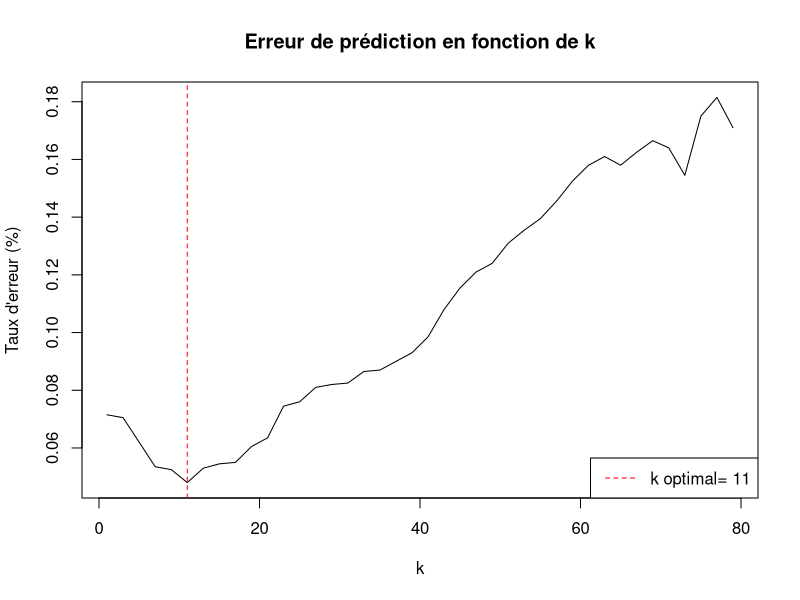

The R source for this figure:
## ---- chunk 1
library(class)
## ---- chunk 2
data(iris)
## ---- chunk 3
str(iris)
## ---- chunk 4
iris <- iris[!iris$Species == "setosa",]

iris$Species <- droplevels(iris$Species)
## ---- chunk 5
dim(iris)
## ---- chunk 6
summary(iris)
## ---- chunk 7
set.seed(75014)
N <- 80
idx1 <- sample(1:50, N/2, replace = F)
idx1 <- sample(1:50, N/2, replace = F) # Tirage aleatoire de 40 indices entre 1 et 50 (classe : versicolor)
idx0 <- sample(51:100, N/2, replace = F) # Tirage aleatoire de 40 indices entre 51 et 100 (classe : virginica)
dataL <- iris[c(idx1,idx0),] # Apprentissage (80 %)
dataV <- iris[-c(idx1,idx0),] # Test (20 %)
## ---- chunk 8
prediction = knn(train = dataL[,-5], test = dataV[,-5],
                 cl = dataL[,5], k = 3)
## ---- chunk 9
mean(prediction != dataV[,5])
## ---- chunk 10
rep <- 100 # Nb de répétitions
error <- rep(NA, rep)

for (i in 1:rep){
  N <- 80
  idx1 <- sample(1:50, N/2, replace = F)
  idx0 <- sample(51:100, N/2, replace = F)
  dataL <- iris[c(idx1,idx0),]
  dataV <- iris[-c(idx1,idx0),]
  
  prediction_100 <- knn(train = dataL[,-5], test = dataV[,-5],
                 cl = dataL[,5], k = 3)
  
  error[i] <- c(mean(prediction_100 != dataV[,5]))
}

mean(error)
## ---- chunk 11
rep <- 100 # Nb de répétitions
kval <- seq(1, 79, by = 2)
error <- matrix(NA, rep, length(kval))

for (i in 1:rep){
  N <- 80
  idx1 <- sample(1:50, N/2, replace = F)
  idx0 <- sample(51:100, N/2, replace = F)
  dataL <- iris[c(idx1,idx0),]
  dataV <- iris[-c(idx1,idx0),]
  for (j in 1:(length(kval)))
  {
    prediction_2 <- knn(train = dataL[,-5], test = dataV[,-5], 
                    cl = dataL[,5], k = kval[j])
    error[i,j] <- mean(dataV[,5] != prediction_2)
  }
}
## ---- chunk 12
plot(kval, apply(error, 2, mean), type="l", main = "Erreur de prédiction en fonction de k",
     xlab = "k", ylab = "Taux d'erreur (%)")
abline(v= kval[which.min(apply(error, 2, mean))], lty = 2, col="red")
legend("bottomright", legend = paste("k optimal=", kval[which.min(apply(error, 2, mean))]), 
       col = "red", lty = 2)
## ---- chunk 13
rep <- 100 # Nb de répétitions
error <- rep(NA, rep)

for (i in 1:rep){
  N <- 80
  idx1 <- sample(1:50, N/2, replace = F)
  idx0 <- sample(51:100, N/2, replace = F)
  dataL <- iris[c(idx1,idx0),]
  dataV <- iris[-c(idx1,idx0),]
  
  prediction_11 <- knn(train = dataL[,-5], test = dataV[,-5],
                 cl = dataL[,5], k = 11)
  
  error[i] <- c(mean(prediction_11 != dataV[,5]))
}

mean(error)
